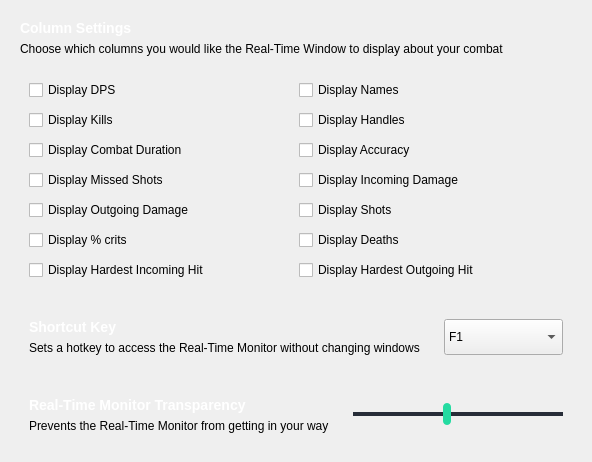
         <widget class="QWidget" name="real_time_window">
          <attribute name="icon">
           <iconset resource="../nexus.qrc">
            <normaloff>:/images/monitor.png</normaloff>:/images/monitor.png</iconset>
          </attribute>
          <attribute name="title">
           <string>Real-Time Monitor</string>
          </attribute>
          <layout class="QVBoxLayout" name="verticalLayout_3">
           <item>
            <widget class="QFrame" name="frame_342">
             <property name="sizePolicy">
              <sizepolicy hsizetype="Preferred" vsizetype="Fixed">
               <horstretch>0</horstretch>
               <verstretch>0</verstretch>
              </sizepolicy>
             </property>
             <layout class="QVBoxLayout" name="verticalLayout_12">
              <item>
               <widget class="QLabel" name="label_18">
                <property name="styleSheet">
                 <string notr="true">font-weight:bold;
color:#fff;
font-size:14px</string>
                </property>
                <property name="text">
                 <string>Column Settings</string>
                </property>
                <property name="alignment">
                 <set>Qt::AlignLeading|Qt::AlignLeft|Qt::AlignVCenter</set>
                </property>
               </widget>
              </item>
              <item>
               <widget class="QLabel" name="label_19">
                <property name="text">
                 <string>Choose which columns you would like the Real-Time Window to display about your combat</string>
                </property>
                <property name="wordWrap">
                 <bool>false</bool>
                </property>
               </widget>
              </item>
             </layout>
            </widget>
           </item>
           <item>
            <widget class="QFrame" name="frame_24">
             <property name="sizePolicy">
              <sizepolicy hsizetype="Preferred" vsizetype="Fixed">
               <horstretch>0</horstretch>
               <verstretch>0</verstretch>
              </sizepolicy>
             </property>
             <property name="styleSheet">
              <string notr="true"/>
             </property>
             <layout class="QVBoxLayout" name="verticalLayout_16">
              <item>
               <widget class="QFrame" name="frame_4">
                <property name="sizePolicy">
                 <sizepolicy hsizetype="Preferred" vsizetype="Fixed">
                  <horstretch>0</horstretch>
                  <verstretch>0</verstretch>
                 </sizepolicy>
                </property>
                <layout class="QGridLayout" name="gridLayout">
                 <property name="topMargin">
                  <number>0</number>
                 </property>
                 <property name="bottomMargin">
                  <number>0</number>
                 </property>
                 <property name="verticalSpacing">
                  <number>10</number>
                 </property>
                 <item row="0" column="0">
                  <widget class="QCheckBox" name="show_dps">
                   <property name="sizePolicy">
                    <sizepolicy hsizetype="Preferred" vsizetype="Preferred">
                     <horstretch>0</horstretch>
                     <verstretch>0</verstretch>
                    </sizepolicy>
                   </property>
                   <property name="text">
                    <string>Display DPS</string>
                   </property>
                  </widget>
                 </item>
                 <item row="0" column="1">
                  <widget class="QCheckBox" name="show_names">
                   <property name="sizePolicy">
                    <sizepolicy hsizetype="Preferred" vsizetype="Preferred">
                     <horstretch>0</horstretch>
                     <verstretch>0</verstretch>
                    </sizepolicy>
                   </property>
                   <property name="text">
                    <string>Display Names</string>
                   </property>
                  </widget>
                 </item>
                 <item row="1" column="0">
                  <widget class="QCheckBox" name="show_kills">
                   <property name="sizePolicy">
                    <sizepolicy hsizetype="Preferred" vsizetype="Preferred">
                     <horstretch>0</horstretch>
                     <verstretch>0</verstretch>
                    </sizepolicy>
                   </property>
                   <property name="text">
                    <string>Display Kills</string>
                   </property>
                  </widget>
                 </item>
                 <item row="1" column="1">
                  <widget class="QCheckBox" name="show_handles_2">
                   <property name="sizePolicy">
                    <sizepolicy hsizetype="Preferred" vsizetype="Preferred">
                     <horstretch>0</horstretch>
                     <verstretch>0</verstretch>
                    </sizepolicy>
                   </property>
                   <property name="text">
                    <string>Display Handles</string>
                   </property>
                  </widget>
                 </item>
                 <item row="2" column="0">
                  <widget class="QCheckBox" name="show_duration">
                   <property name="sizePolicy">
                    <sizepolicy hsizetype="Preferred" vsizetype="Preferred">
                     <horstretch>0</horstretch>
                     <verstretch>0</verstretch>
                    </sizepolicy>
                   </property>
                   <property name="text">
                    <string>Display Combat Duration</string>
                   </property>
                  </widget>
                 </item>
                 <item row="2" column="1">
                  <widget class="QCheckBox" name="show_accuracy">
                   <property name="sizePolicy">
                    <sizepolicy hsizetype="Preferred" vsizetype="Preferred">
                     <horstretch>0</horstretch>
                     <verstretch>0</verstretch>
                    </sizepolicy>
                   </property>
                   <property name="text">
                    <string>Display Accuracy</string>
                   </property>
                  </widget>
                 </item>
                 <item row="3" column="0">
                  <widget class="QCheckBox" name="show_missed">
                   <property name="sizePolicy">
                    <sizepolicy hsizetype="Preferred" vsizetype="Preferred">
                     <horstretch>0</horstretch>
                     <verstretch>0</verstretch>
                    </sizepolicy>
                   </property>
                   <property name="text">
                    <string>Display Missed Shots</string>
                   </property>
                  </widget>
                 </item>
                 <item row="3" column="1">
                  <widget class="QCheckBox" name="show_dmg_in">
                   <property name="sizePolicy">
                    <sizepolicy hsizetype="Preferred" vsizetype="Preferred">
                     <horstretch>0</horstretch>
                     <verstretch>0</verstretch>
                    </sizepolicy>
                   </property>
                   <property name="text">
                    <string>Display Incoming Damage</string>
                   </property>
                  </widget>
                 </item>
                 <item row="4" column="0">
                  <widget class="QCheckBox" name="show_dmg_out">
                   <property name="sizePolicy">
                    <sizepolicy hsizetype="Preferred" vsizetype="Preferred">
                     <horstretch>0</horstretch>
                     <verstretch>0</verstretch>
                    </sizepolicy>
                   </property>
                   <property name="text">
                    <string>Display Outgoing Damage</string>
                   </property>
                  </widget>
                 </item>
                 <item row="4" column="1">
                  <widget class="QCheckBox" name="show_shots">
                   <property name="sizePolicy">
                    <sizepolicy hsizetype="Preferred" vsizetype="Preferred">
                     <horstretch>0</horstretch>
                     <verstretch>0</verstretch>
                    </sizepolicy>
                   </property>
                   <property name="text">
                    <string>Display Shots</string>
                   </property>
                  </widget>
                 </item>
                 <item row="5" column="0">
                  <widget class="QCheckBox" name="show_crits">
                   <property name="sizePolicy">
                    <sizepolicy hsizetype="Preferred" vsizetype="Preferred">
                     <horstretch>0</horstretch>
                     <verstretch>0</verstretch>
                    </sizepolicy>
                   </property>
                   <property name="text">
                    <string>Display % crits</string>
                   </property>
                  </widget>
                 </item>
                 <item row="5" column="1">
                  <widget class="QCheckBox" name="show_deaths">
                   <property name="sizePolicy">
                    <sizepolicy hsizetype="Preferred" vsizetype="Preferred">
                     <horstretch>0</horstretch>
                     <verstretch>0</verstretch>
                    </sizepolicy>
                   </property>
                   <property name="text">
                    <string>Display Deaths</string>
                   </property>
                  </widget>
                 </item>
                 <item row="6" column="0">
                  <widget class="QCheckBox" name="show_hardest_incoming_hit">
                   <property name="sizePolicy">
                    <sizepolicy hsizetype="Preferred" vsizetype="Preferred">
                     <horstretch>0</horstretch>
                     <verstretch>0</verstretch>
                    </sizepolicy>
                   </property>
                   <property name="text">
                    <string>Display Hardest Incoming Hit</string>
                   </property>
                  </widget>
                 </item>
                 <item row="6" column="1">
                  <widget class="QCheckBox" name="show_hardest_outgoing_hit">
                   <property name="sizePolicy">
                    <sizepolicy hsizetype="Preferred" vsizetype="Preferred">
                     <horstretch>0</horstretch>
                     <verstretch>0</verstretch>
                    </sizepolicy>
                   </property>
                   <property name="text">
                    <string>Display Hardest Outgoing Hit</string>
                   </property>
                  </widget>
                 </item>
                </layout>
               </widget>
              </item>
             </layout>
            </widget>
           </item>
           <item>
            <widget class="QFrame" name="frame_33">
             <property name="frameShape">
              <enum>QFrame::StyledPanel</enum>
             </property>
             <property name="frameShadow">
              <enum>QFrame::Raised</enum>
             </property>
            </widget>
           </item>
           <item>
            <widget class="QFrame" name="frame_29">
             <property name="sizePolicy">
              <sizepolicy hsizetype="Preferred" vsizetype="Fixed">
               <horstretch>0</horstretch>
               <verstretch>0</verstretch>
              </sizepolicy>
             </property>
             <property name="styleSheet">
              <string notr="true"/>
             </property>
             <layout class="QHBoxLayout" name="horizontalLayout_4">
              <item>
               <widget class="QFrame" name="frame_23">
                <property name="sizePolicy">
                 <sizepolicy hsizetype="Preferred" vsizetype="Fixed">
                  <horstretch>0</horstretch>
                  <verstretch>0</verstretch>
                 </sizepolicy>
                </property>
                <layout class="QVBoxLayout" name="verticalLayout_21">
                 <item>
                  <widget class="QLabel" name="label_11">
                   <property name="styleSheet">
                    <string notr="true">font-weight:bold;
color:#fff;
font-size:14px</string>
                   </property>
                   <property name="text">
                    <string>Shortcut Key</string>
                   </property>
                  </widget>
                 </item>
                 <item>
                  <widget class="QLabel" name="label_17">
                   <property name="text">
                    <string>Sets a hotkey to access the Real-Time Monitor without changing windows</string>
                   </property>
                   <property name="wordWrap">
                    <bool>false</bool>
                   </property>
                  </widget>
                 </item>
                </layout>
               </widget>
              </item>
              <item>
               <widget class="QFrame" name="frame_28">
                <layout class="QVBoxLayout" name="verticalLayout_23">
                 <item>
                  <widget class="QComboBox" name="hotkey">
                   <property name="sizePolicy">
                    <sizepolicy hsizetype="Preferred" vsizetype="Preferred">
                     <horstretch>0</horstretch>
                     <verstretch>0</verstretch>
                    </sizepolicy>
                   </property>
                   <item>
                    <property name="text">
                     <string>F1</string>
                    </property>
                   </item>
                   <item>
                    <property name="text">
                     <string>F2</string>
                    </property>
                   </item>
                   <item>
                    <property name="text">
                     <string>F3</string>
                    </property>
                   </item>
                   <item>
                    <property name="text">
                     <string>F4</string>
                    </property>
                   </item>
                   <item>
                    <property name="text">
                     <string>F5</string>
                    </property>
                   </item>
                   <item>
                    <property name="text">
                     <string>F6</string>
                    </property>
                   </item>
                   <item>
                    <property name="text">
                     <string>F7</string>
                    </property>
                   </item>
                   <item>
                    <property name="text">
                     <string>F8</string>
                    </property>
                   </item>
                   <item>
                    <property name="text">
                     <string>F9</string>
                    </property>
                   </item>
                   <item>
                    <property name="text">
                     <string>F10</string>
                    </property>
                   </item>
                   <item>
                    <property name="text">
                     <string>F11</string>
                    </property>
                   </item>
                   <item>
                    <property name="text">
                     <string>F12</string>
                    </property>
                   </item>
                   <item>
                    <property name="text">
                     <string>CTRL+F1</string>
                    </property>
                   </item>
                   <item>
                    <property name="text">
                     <string>CTRL+F2</string>
                    </property>
                   </item>
                   <item>
                    <property name="text">
                     <string>CTRL+F3</string>
                    </property>
                   </item>
                   <item>
                    <property name="text">
                     <string>CTRL+F4</string>
                    </property>
                   </item>
                   <item>
                    <property name="text">
                     <string>CTRL+F5</string>
                    </property>
                   </item>
                   <item>
                    <property name="text">
                     <string>CTRL+F6</string>
                    </property>
                   </item>
                   <item>
                    <property name="text">
                     <string>CTRL+F7</string>
                    </property>
                   </item>
                   <item>
                    <property name="text">
                     <string>CTRL+F8</string>
                    </property>
                   </item>
                   <item>
                    <property name="text">
                     <string>CTRL+F9</string>
                    </property>
                   </item>
                   <item>
                    <property name="text">
                     <string>CTRL+F10</string>
                    </property>
                   </item>
                   <item>
                    <property name="text">
                     <string>CTRL+F11</string>
                    </property>
                   </item>
                   <item>
                    <property name="text">
                     <string>CTRL+F12</string>
                    </property>
                   </item>
                   <item>
                    <property name="text">
                     <string>ALT+F1</string>
                    </property>
                   </item>
                   <item>
                    <property name="text">
                     <string>ALT+F2</string>
                    </property>
                   </item>
                   <item>
                    <property name="text">
                     <string>ALT+F3</string>
                    </property>
                   </item>
                   <item>
                    <property name="text">
                     <string>ALT+F4</string>
                    </property>
                   </item>
                   <item>
                    <property name="text">
                     <string>ALT+F5</string>
                    </property>
                   </item>
                   <item>
                    <property name="text">
                     <string>ALT+F6</string>
                    </property>
                   </item>
                   <item>
                    <property name="text">
                     <string>ALT+F7</string>
                    </property>
                   </item>
                   <item>
                    <property name="text">
                     <string>ALT+F8</string>
                    </property>
                   </item>
                   <item>
                    <property name="text">
                     <string>ALT+F9</string>
                    </property>
                   </item>
                   <item>
                    <property name="text">
                     <string>ALT+F10</string>
                    </property>
                   </item>
                   <item>
                    <property name="text">
                     <string>ALT+F11</string>
                    </property>
                   </item>
                   <item>
                    <property name="text">
                     <string>ALT+F12</string>
                    </property>
                   </item>
                   <item>
                    <property name="text">
                     <string>CTRL+ALT+F1</string>
                    </property>
                   </item>
                   <item>
                    <property name="text">
                     <string>CTRL+ALT+F2</string>
                    </property>
                   </item>
                   <item>
                    <property name="text">
                     <string>CTRL+ALT+F3</string>
                    </property>
                   </item>
                   <item>
                    <property name="text">
                     <string>CTRL+ALT+F4</string>
                    </property>
                   </item>
                   <item>
                    <property name="text">
                     <string>CTRL+ALT+F5</string>
                    </property>
                   </item>
                   <item>
                    <property name="text">
                     <string>CTRL+ALT+F6</string>
                    </property>
                   </item>
                   <item>
                    <property name="text">
                     <string>CTRL+ALT+F7</string>
                    </property>
                   </item>
                   <item>
                    <property name="text">
                     <string>CTRL+ALT+F8</string>
                    </property>
                   </item>
                   <item>
                    <property name="text">
                     <string>CTRL+ALT+F9</string>
                    </property>
                   </item>
                   <item>
                    <property name="text">
                     <string>CTRL+ALT+F10</string>
                    </property>
                   </item>
                   <item>
                    <property name="text">
                     <string>CTRL+ALT+F11</string>
                    </property>
                   </item>
                   <item>
                    <property name="text">
                     <string>CTRL+ALT+F12</string>
                    </property>
                   </item>
                  </widget>
                 </item>
                </layout>
               </widget>
              </item>
             </layout>
            </widget>
           </item>
           <item>
            <widget class="QFrame" name="frame_30">
             <property name="sizePolicy">
              <sizepolicy hsizetype="Preferred" vsizetype="Fixed">
               <horstretch>0</horstretch>
               <verstretch>0</verstretch>
              </sizepolicy>
             </property>
             <property name="styleSheet">
              <string notr="true"/>
             </property>
             <layout class="QHBoxLayout" name="horizontalLayout_7">
              <item>
               <widget class="QFrame" name="frame_9">
                <property name="sizePolicy">
                 <sizepolicy hsizetype="Preferred" vsizetype="Fixed">
                  <horstretch>0</horstretch>
                  <verstretch>0</verstretch>
                 </sizepolicy>
                </property>
                <layout class="QVBoxLayout" name="verticalLayout_27">
                 <item>
                  <widget class="QLabel" name="label_10">
                   <property name="sizePolicy">
                    <sizepolicy hsizetype="Preferred" vsizetype="Fixed">
                     <horstretch>0</horstretch>
                     <verstretch>0</verstretch>
                    </sizepolicy>
                   </property>
                   <property name="maximumSize">
                    <size>
                     <width>16777215</width>
                     <height>16777215</height>
                    </size>
                   </property>
                   <property name="styleSheet">
                    <string notr="true">font-weight:bold;
color:#fff;
font-size:14px</string>
                   </property>
                   <property name="text">
                    <string>Real-Time Monitor Transparency</string>
                   </property>
                  </widget>
                 </item>
                 <item>
                  <widget class="QLabel" name="label_14">
                   <property name="sizePolicy">
                    <sizepolicy hsizetype="Preferred" vsizetype="Fixed">
                     <horstretch>0</horstretch>
                     <verstretch>0</verstretch>
                    </sizepolicy>
                   </property>
                   <property name="text">
                    <string>Prevents the Real-Time Monitor from getting in your way</string>
                   </property>
                  </widget>
                 </item>
                </layout>
               </widget>
              </item>
              <item>
               <widget class="QFrame" name="frame_3">
                <property name="sizePolicy">
                 <sizepolicy hsizetype="Preferred" vsizetype="Fixed">
                  <horstretch>0</horstretch>
                  <verstretch>0</verstretch>
                 </sizepolicy>
                </property>
                <layout class="QVBoxLayout" name="verticalLayout_2">
                 <property name="spacing">
                  <number>10</number>
                 </property>
                 <item>
                  <widget class="QSlider" name="opacity">
                   <property name="sizePolicy">
                    <sizepolicy hsizetype="Preferred" vsizetype="Preferred">
                     <horstretch>0</horstretch>
                     <verstretch>0</verstretch>
                    </sizepolicy>
                   </property>
                   <property name="styleSheet">
                    <string notr="true">QSlider::groove:horizontal {
    border: 1px solid #272d38;
    height: 2px; /* the groove expands to the size of the slider by default. by giving it a height, it has a fixed size */
    background: #272d38;
    margin: 2px 0;
}

QSlider::handle:horizontal {
    background: #24dba1;
    width: 8px;
    margin: -10px 0; /* handle is placed by default on the contents rect of the groove. Expand outside the groove */
    border-radius: 4px;
}</string>
                   </property>
                   <property name="minimum">
                    <number>10</number>
                   </property>
                   <property name="maximum">
                    <number>100</number>
                   </property>
                   <property name="singleStep">
                    <number>10</number>
                   </property>
                   <property name="value">
                    <number>50</number>
                   </property>
                   <property name="orientation">
                    <enum>Qt::Horizontal</enum>
                   </property>
                   <property name="invertedAppearance">
                    <bool>false</bool>
                   </property>
                   <property name="tickPosition">
                    <enum>QSlider::TicksBothSides</enum>
                   </property>
                   <property name="tickInterval">
                    <number>10</number>
                   </property>
                  </widget>
                 </item>
                </layout>
               </widget>
              </item>
             </layout>
            </widget>
           </item>
          </layout>
         </widget>
